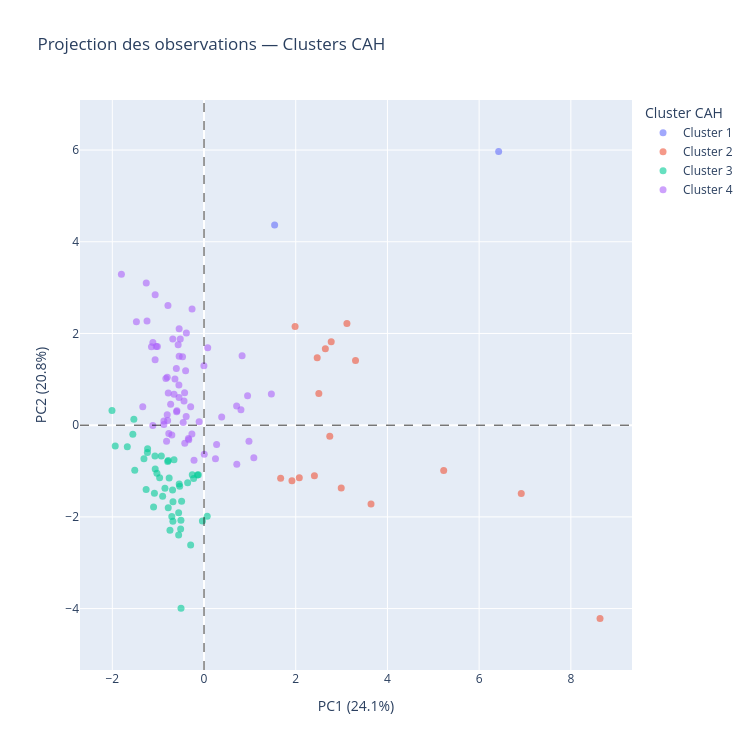

Notebook code for this chart:
### Code cell
# --- Attribution des clusters CAH ---
df_pca['Cluster_CAH'] = fcluster(Z, t=4, criterion='maxclust')

# --- Projection des individus colorés par Cluster_CAH ---
df_pca['Cluster_CAH_str'] = 'Cluster ' + df_pca['Cluster_CAH'].astype(str)

fig = px.scatter(
    df_pca,
    x='PC1',
    y='PC2',
    color='Cluster_CAH_str',
    hover_name='Zone',
    title='Projection des observations — Clusters CAH',
    labels={
        'PC1': f'PC1 ({variance_expliquee[0]*100:.1f}%)',
        'PC2': f'PC2 ({variance_expliquee[1]*100:.1f}%)',
        'Cluster_CAH_str': 'Cluster CAH'
    },
    opacity=0.6,
    category_orders={'Cluster_CAH_str': [f'Cluster {i}' for i in sorted(df_pca['Cluster_CAH'].unique())]}
)
fig.update_traces(marker=dict(size=7))
fig.add_hline(y=0, line_dash='dash', line_color='black', line_width=0.8)
fig.add_vline(x=0, line_dash='dash', line_color='black', line_width=0.8)
fig.update_layout(
    width=750,
    height=750,
    yaxis=dict(scaleanchor='x', scaleratio=1)
)
fig.show()

### Figure 1 — Plotly figure (JSON) as saved in the notebook; plotly's stock layout.template omitted (floating-point values rounded to 4 significant figures)
{"data": [{"hovertemplate": "<b>%{hovertext}</b><br><br>Cluster CAH=Cluster 1<br>PC1 (24.1%)=%{x}<br>PC2 (20.8%)=%{y}<extra></extra>", "hovertext": ["Allemagne", "Belgique"], "legendgroup": "Cluster 1", "marker": {"color": "#636efa", "opacity": 0.6, "size": 7, "symbol": "circle"}, "mode": "markers", "name": "Cluster 1", "orientation": "v", "showlegend": true, "type": "scatter", "x": [6.425, 1.539], "xaxis": "x", "y": [5.969, 4.368], "yaxis": "y"}, {"hovertemplate": "<b>%{hovertext}</b><br><br>Cluster CAH=Cluster 2<br>PC1 (24.1%)=%{x}<br>PC2 (20.8%)=%{y}<extra></extra>", "hovertext": ["Afrique du Sud", "Argentine", "Canada", "Colombie", "Espagne", "France", "Fédération de Russie", "Inde", "Indonésie", "Iran (République islamique d')", "Japon", "Malaisie", "Mexique", "Pologne", "Pérou", "Royaume-Uni de Grande-Bretagne et d'Irlande du Nord", "Thaïlande"], "legendgroup": "Cluster 2", "marker": {"color": "#EF553B", "opacity": 0.6, "size": 7, "symbol": "circle"}, "mode": "markers", "name": "Cluster 2", "orientation": "v", "showlegend": true, "type": "scatter", "x": [2.408, 2.742, 1.986, 2.078, 2.468, 2.774, 6.919, 8.636, 3.642, 2.992, 2.646, 2.504, 5.227, 3.304, 1.671, 3.116, 1.917], "xaxis": "x", "y": [-1.101, -0.2439, 2.152, -1.148, 1.47, 1.82, -1.492, -4.216, -1.719, -1.367, 1.665, 0.6929, -0.9864, 1.413, -1.156, 2.217, -1.21], "yaxis": "y"}, {"hovertemplate": "<b>%{hovertext}</b><br><br>Cluster CAH=Cluster 3<br>PC1 (24.1%)=%{x}<br>PC2 (20.8%)=%{y}<extra></extra>", "hovertext": ["Algérie", "Angola", "Arménie", "Azerbaïdjan", "Burkina Faso", "Bénin", "Cambodge", "Congo", "Eswatini", "Gabon", "Gambie", "Ghana", "Guatemala", "Guinée", "Guinée-Bissau", "Haïti", "Honduras", "Jordanie", "Kazakhstan", "Kirghizistan", "Lesotho", "Libéria", "Madagascar", "Malawi", "Maldives", "Mauritanie", "Mongolie", "Mozambique", "Namibie", "Népal", "Oman", "Ouganda", "Rwanda", "République de Moldova", "République-Unie de Tanzanie", "Sao Tomé-et-Principe", "Sierra Leone", "Sénégal", "Tadjikistan", "Timor-Leste", "Togo", "Turkménistan", "Vanuatu", "Zambie", "Zimbabwe"], "legendgroup": "Cluster 3", "marker": {"color": "#00cc96", "opacity": 0.6, "size": 7, "symbol": "circle"}, "mode": "markers", "name": "Cluster 3", "orientation": "v", "showlegend": true, "type": "scatter", "x": [0.0691, -0.6791, -0.655, -0.3578, -0.5537, -1.065, -0.7603, -1.027, -0.5415, -1.231, -1.937, -0.7924, -0.1239, -0.7429, -1.1, -0.6862, -0.2563, -0.5308, -0.1442, -0.903, -0.9317, -1.31, -0.5538, -0.2918, -1.511, -1.263, -1.53, -0.5102, -1.07, -0.03539, -1.673, -0.703, -0.8526, -0.2277, -0.5037, -1.235, -0.9684, -0.6774, -1.082, -2.008, -0.7806, -0.7809, -1.553, -0.5019, -0.4891], "xaxis": "x", "y": [-1.986, -2.095, -0.752, -1.256, -2.392, -0.9583, -1.152, -1.047, -1.283, -0.5118, -0.455, -0.7924, -1.082, -2.293, -1.784, -1.412, -1.082, -1.332, -1.086, -1.548, -0.6707, -0.734, -1.91, -2.615, -0.985, -1.401, 0.1308, -2.263, -0.6743, -2.091, -0.4729, -1.991, -1.374, -1.163, -2.073, -0.5944, -1.148, -1.67, -1.482, 0.3226, -1.799, -0.769, -0.1979, -3.993, -1.659], "yaxis": "y"}, {"hovertemplate": "<b>%{hovertext}</b><br><br>Cluster CAH=Cluster 4<br>PC1 (24.1%)=%{x}<br>PC2 (20.8%)=%{y}<extra></extra>", "hovertext": ["Albanie", "Antigua-et-Barbuda", "Arabie saoudite", "Autriche", "Bahamas", "Belize", "Bolivie (État plurinational de)", "Bosnie-Herzégovine", "Botswana", "Bulgarie", "Bélarus", "Cabo Verde", "Chili", "Chine - RAS de Hong-Kong", "Chine - RAS de Macao", "Chypre", "Costa Rica", "Croatie", "Danemark", "Dominique", "El Salvador", "Estonie", "Fidji", "Finlande", "Grenade", "Grèce", "Guyana", "Géorgie", "Hongrie", "Irlande", "Israël", "Italie", "Jamaïque", "Koweït", "Lettonie", "Lituanie", "Luxembourg", "Macédoine du Nord", "Malte", "Maroc", "Maurice", "Monténégro", "Nicaragua", "Norvège", "Panama", "Portugal", "Roumanie", "République de Corée", "République dominicaine", "Saint-Kitts-et-Nevis", "Sainte-Lucie", "Samoa", "Serbie", "Slovaquie", "Slovénie", "Sri Lanka", "Suisse", "Suriname", "Suède", "Tchéquie", "Trinité-et-Tobago", "Uruguay", "Viet Nam", "Émirats arabes unis", "Équateur"], "legendgroup": "Cluster 4", "marker": {"color": "#ab63fa", "opacity": 0.6, "size": 7, "symbol": "circle"}, "mode": "markers", "name": "Cluster 4", "orientation": "v", "showlegend": true, "type": "scatter", "x": [-0.8031, -1.146, 0.9796, -0.3853, -1.115, -0.8171, 0.2495, -0.2646, -1.117, -0.4361, 0.2745, -1.336, 0.3849, -1.802, -1.066, -0.7282, -0.545, -0.6538, -0.2612, -1.474, -0.341, -0.7801, -0.5917, -0.5423, -1.067, -0.2916, -0.4541, -0.7019, 0.8301, -0.5425, 0.805, 1.469, -0.4238, -0.7936, -0.8023, -0.4017, -1.26, -0.8764, -0.8319, 0.7148, -0.5481, -0.7684, -0.42, -0.518, -0.3896, 0.08023, 0.711, 0.9498, -0.1069, -1.042, -1.017, -1.243, -0.3324, -0.4687, -0.634, -0.2184, -0.7867, -0.8762, -0.564, -0.002685, -0.6036, -0.598, 1.086, -0.6808, 0.00474], "xaxis": "x", "y": [0.2262, 1.71, -0.3504, 2.012, 1.801, -0.349, -0.7324, -0.1934, -0.00779, 0.5258, -0.4233, 0.4014, 0.1809, 3.293, 2.843, 0.4592, 0.6042, 0.6752, 2.533, 2.257, -0.29, 0.7017, 0.3129, 1.502, 1.43, 0.4009, 0.05887, -0.2167, 1.513, 2.104, 0.3366, 0.6782, 0.7091, 0.1046, 1.045, 1.185, 3.103, 0.01737, 1.016, -0.8507, 0.8782, -0.1824, -0.395, 1.88, 0.1895, 1.69, 0.417, 0.6397, 0.07604, 1.718, 1.716, 2.27, -0.3202, 1.494, 1.005, -0.7652, 2.61, 0.09229, 1.754, 1.296, 1.237, 0.2931, -0.7128, 1.88, -0.6363], "yaxis": "y"}], "layout": {"height": 750, "legend": {"title": {"text": "Cluster CAH"}, "tracegroupgap": 0}, "shapes": [{"line": {"color": "black", "dash": "dash", "width": 0.8}, "type": "line", "x0": 0, "x1": 1, "xref": "x domain", "y0": 0, "y1": 0, "yref": "y"}, {"line": {"color": "black", "dash": "dash", "width": 0.8}, "type": "line", "x0": 0, "x1": 0, "xref": "x", "y0": 0, "y1": 1, "yref": "y domain"}], "title": {"text": "Projection des observations — Clusters CAH"}, "width": 750, "xaxis": {"anchor": "y", "domain": [0, 1], "title": {"text": "PC1 (24.1%)"}}, "yaxis": {"anchor": "x", "domain": [0, 1], "scaleanchor": "x", "scaleratio": 1, "title": {"text": "PC2 (20.8%)"}}}}
